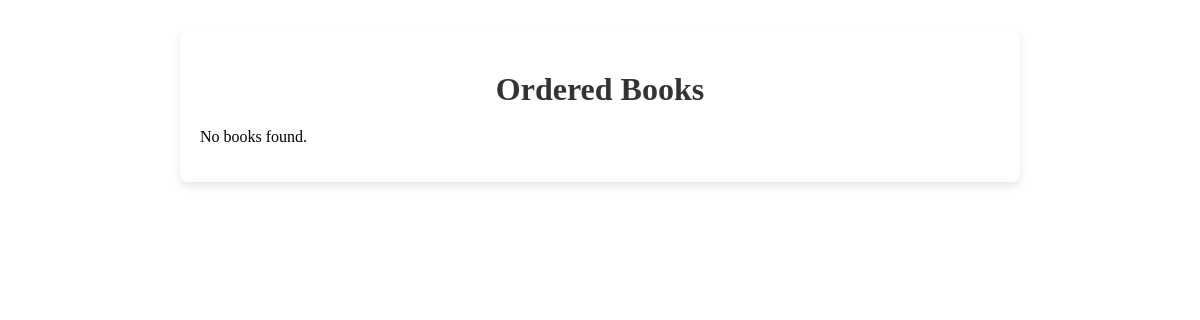
Page /filter_book_by_date/ on the earlier database version.
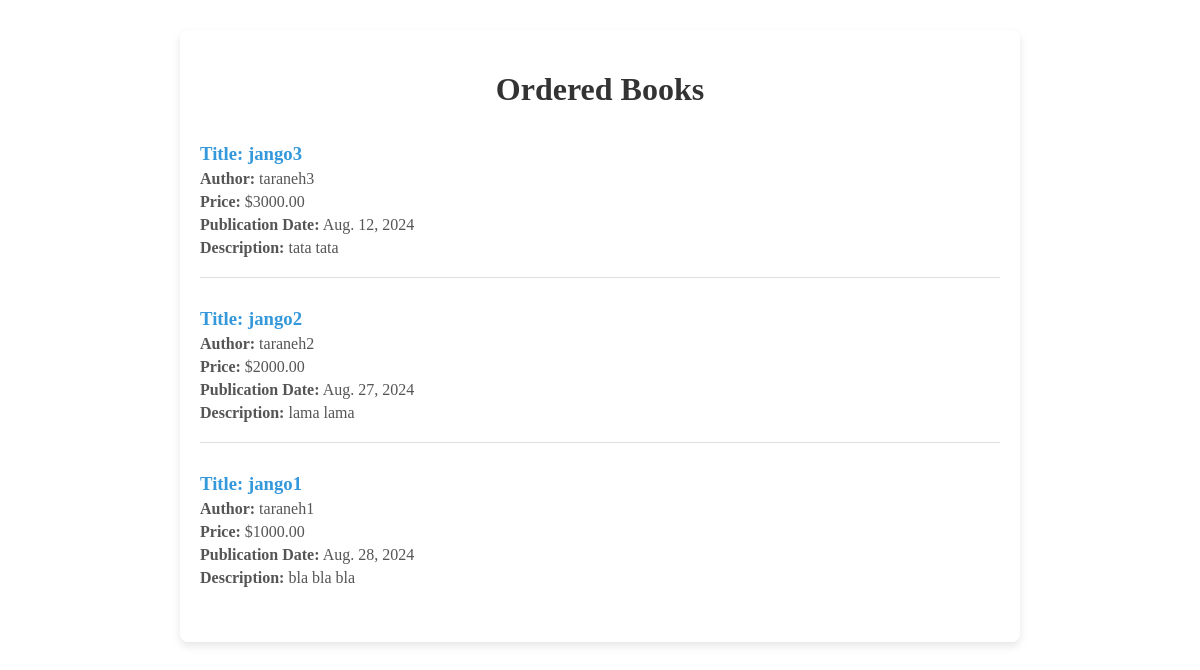
Same page on the later database version.
### library/models.py (models this page shows, shortened)
class Book(models.Model):
    title = models.CharField(max_length=200)
    authors = models.ForeignKey(Author, related_name='books',on_delete=models.CASCADE)
    price = models.DecimalField(max_digits=6, decimal_places=2)
    publication_date = models.DateField()
    description = models.TextField()

class Author(models.Model):
    fullname = models.CharField(max_length=200)
    def __str__(self):
        return self.fullname

### library/views.py (the view)
# urls.py: path('filter_book_by_date/', views.filter_book_by_date, name='filter_book_by_date'),
def filter_book_by_date(request):
    ordered_book = Book.objects.order_by('publication_date')
    return render(request, "filter_book_by_date.html", context={'ordered_book': ordered_book})

### templates/filter_book_by_date.html (shortened to what this page needs)
{% extends "base.html" %}
{% block content %}
<div class="container">
  <h1>Ordered Books</h1>
  {% for book in ordered_book %}
    <div class="book-item">
      <h3>Title: {{ book.title }}</h3>
      <p><span>Author:</span> {{ book.authors }}</p>
      <p><span>Price:</span> ${{ book.price }}</p>
      <p><span>Publication Date:</span> {{ book.publication_date }}</p>
      <p><span>Description:</span> {{ book.description }}</p>
    </div>
  {% empty %}
    <p>No books found.</p>
  {% endfor %}
</div>
{% endblock %}

Differences in the rows shown:
added Book: title "jango3", authors "taraneh3", price "3000.00", publication_date "Aug. 12, 2024", description "tata tata"
added Book: title "jango2", authors "taraneh2", price "2000.00", publication_date "Aug. 27, 2024", description "lama lama"
added Book: title "jango1", authors "taraneh1", price "1000.00", publication_date "Aug. 28, 2024", description "bla bla bla"
Other differences:
text no longer shown: "No books found."
